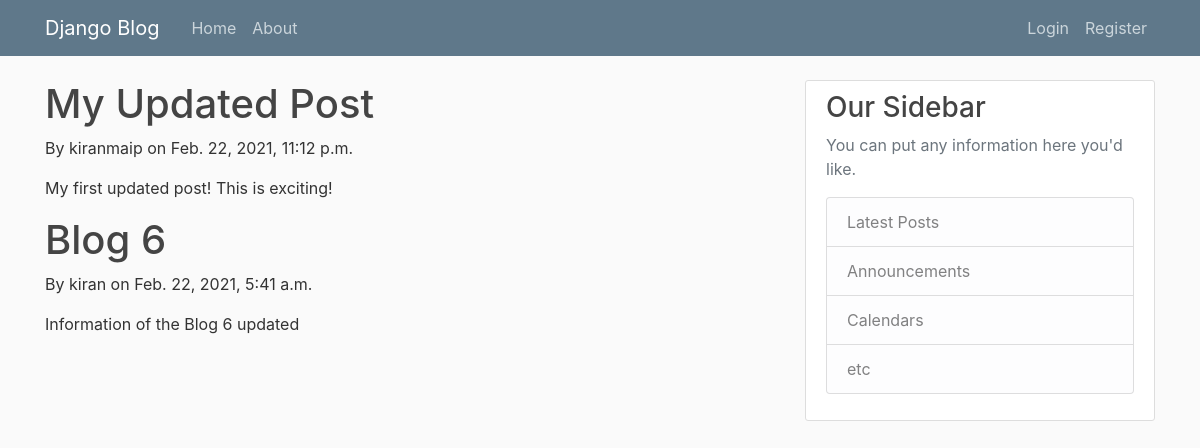
The page / on the database its author committed.
### blog/models.py (models this page shows, shortened)
class Post(models.Model):
	title = models.CharField(max_length=100)
	content = models.TextField()
	date_posted = models.DateTimeField(default=timezone.now)
	author = models.ForeignKey(User, on_delete=models.CASCADE)

### blog/views.py (the view)
class PostListView(ListView):
	model = Post
	template_name = 'blog/home.html' # <app>/<model>_<viewtypw>.html
	context_object_name = 'posts'
	ordering = ['-date_posted']
	paginate_by = 2

### blog/templates/blog/home.html
{% extends "blog/base.html" %}
{% block content %}
	{% for post in posts %}
		<h1>{{post.title}}</h1>
		<p>By {{post.author}} on {{post.date_posted}}</p>
		<p>{{post.content}}</p>
	{% endfor %}
{% endblock content %}

### blog/templates/blog/base.html (shortened to what this page needs)
{% load static %}
<!DOCTYPE html>
<html>
<head>
    <link rel="stylesheet" href="https://maxcdn.bootstrapcdn.com/bootstrap/4.0.0/css/bootstrap.min.css">
    <link rel="stylesheet" type="text/css" href="{% static 'blog/main.css' %}">  <! static - generates an absolute url of the static files and then accesses blog main css>
</head>
<body>
    <header class="site-header">
      <nav class="navbar navbar-expand-md navbar-dark bg-steel fixed-top">
        <div class="container">
          <a class="navbar-brand mr-4" href="{% url 'blog-home' %}">Django Blog</a>
          <div class="collapse navbar-collapse" id="navbarToggle">
            <div class="navbar-nav mr-auto">
              <a class="nav-item nav-link" href="{% url 'blog-home' %}">Home</a>
              <a class="nav-item nav-link" href="{% url 'blog-about' %}">About</a>
            </div>
            <div class="navbar-nav">
              {% if user.is_authenticated %}
                  <a class="nav-item nav-link" href="{% url 'post-create' %}">New Post</a>
                  <a class="nav-item nav-link" href="{% url 'profile' %}">Profile</a>
                  <a class="nav-item nav-link" href="{% url 'logout' %}">Logout</a>
              {% else %}
                  <a class="nav-item nav-link" href="{% url 'login' %}">Login</a>
                  <a class="nav-item nav-link" href="{% url 'register' %}">Register</a>
              {% endif %}
            </div>
          </div>
        </div>
      </nav>
    </header>
    <main role="main" class="container">
      <div class="row">
        <div class="col-md-8">
          {% block content %}{% endblock %}
        </div>
        <div class="col-md-4">
          <div class="content-section">
            <h3>Our Sidebar</h3>
            <p class='text-muted'>You can put any information here you'd like.
              <ul class="list-group">
                <li class="list-group-item list-group-item-light">Latest Posts</li>
                <li class="list-group-item list-group-item-light">Announcements</li>
                <li class="list-group-item list-group-item-light">Calendars</li>
                <li class="list-group-item list-group-item-light">etc</li>
              </ul>
            </p>
          </div>
        </div>
      </div>
    </main>
</body>
</html>

### blog/static/blog/main.css (style rules this page uses)
body { background: #fafafa; color: #333333; margin-top: 5rem; }
h1, h2, h3, h4, h5, h6 { color: #444444; }
ul { margin: 0; }
.bg-steel { background-color: #5f788a; }
.site-header .navbar-nav .nav-link { color: #cbd5db; }
.content-section { background: #ffffff; padding: 10px 20px; border: 1px solid #dddddd; border-radius: 3px; margin-bottom: 20px; }

### rows shown on the page
Post: title "My Updated Post", author "kiranmaip", date_posted "Feb. 22, 2021, 11:12 p.m.", content "My first updated post! This is exciting!"
Post: title "Blog 6", author "kiran", date_posted "Feb. 22, 2021, 5:41 a.m.", content "Information of the Blog 6 updated"
